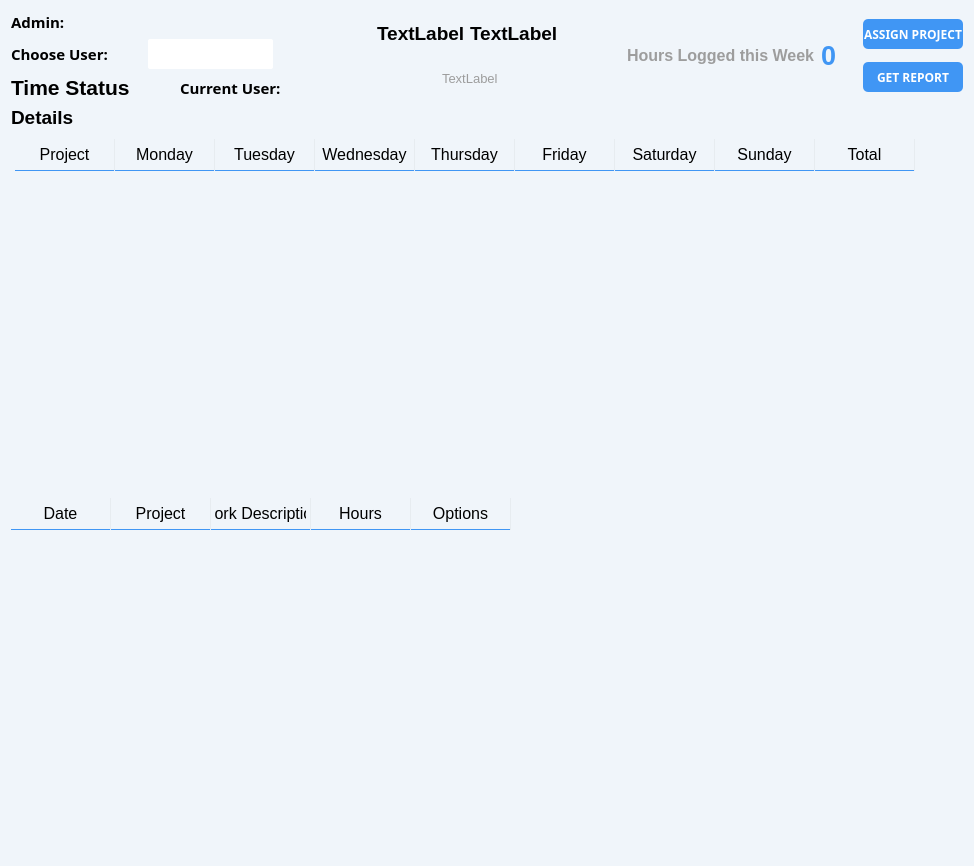
<?xml version="1.0" encoding="UTF-8"?>
<ui version="4.0">
 <class>AdminMode</class>
 <widget class="QWidget" name="AdminMode">
  <property name="enabled">
   <bool>true</bool>
  </property>
  <property name="geometry">
   <rect>
    <x>0</x>
    <y>0</y>
    <width>974</width>
    <height>866</height>
   </rect>
  </property>
  <property name="windowTitle">
   <string>Form</string>
  </property>
  <property name="styleSheet">
   <string notr="true">background-color: rgb(240, 245, 250);</string>
  </property>
  <layout class="QVBoxLayout" name="verticalLayout_4" stretch="0,1,0,0,0">
   <item>
    <layout class="QHBoxLayout" name="horizontalLayout_2">
     <item>
      <layout class="QVBoxLayout" name="verticalLayout_3">
       <item>
        <widget class="QLabel" name="labelUser">
         <property name="font">
          <font>
           <family>Century Gothic</family>
           <pointsize>11</pointsize>
           <weight>75</weight>
           <bold>true</bold>
          </font>
         </property>
         <property name="text">
          <string>Admin:</string>
         </property>
        </widget>
       </item>
       <item>
        <layout class="QHBoxLayout" name="horizontalLayout_6">
         <property name="spacing">
          <number>0</number>
         </property>
         <item>
          <widget class="QLabel" name="label_4">
           <property name="sizePolicy">
            <sizepolicy hsizetype="Preferred" vsizetype="Preferred">
             <horstretch>0</horstretch>
             <verstretch>0</verstretch>
            </sizepolicy>
           </property>
           <property name="font">
            <font>
             <family>Century Gothic</family>
             <pointsize>11</pointsize>
             <weight>75</weight>
             <bold>true</bold>
            </font>
           </property>
           <property name="text">
            <string>Choose User:</string>
           </property>
          </widget>
         </item>
         <item>
          <spacer name="horizontalSpacer_9">
           <property name="orientation">
            <enum>Qt::Horizontal</enum>
           </property>
           <property name="sizeType">
            <enum>QSizePolicy::Fixed</enum>
           </property>
           <property name="sizeHint" stdset="0">
            <size>
             <width>40</width>
             <height>20</height>
            </size>
           </property>
          </spacer>
         </item>
         <item>
          <widget class="QComboBox" name="comboBoxUsers">
           <property name="sizePolicy">
            <sizepolicy hsizetype="Preferred" vsizetype="Preferred">
             <horstretch>0</horstretch>
             <verstretch>0</verstretch>
            </sizepolicy>
           </property>
           <property name="minimumSize">
            <size>
             <width>125</width>
             <height>30</height>
            </size>
           </property>
           <property name="styleSheet">
            <string notr="true">QComboBox {
border-radius: 2px;
border: none;
background-color: rgb(255, 255, 255);
}
QComboBox::drop-down 
{
    border: 0px;
}

QComboBox::down-arrow {
    image: url(:/images/images/dA.png);
    width: 25px;
    height: 25px;
	margin-right: 10px;
}</string>
           </property>
          </widget>
         </item>
         <item>
          <spacer name="horizontalSpacer_10">
           <property name="orientation">
            <enum>Qt::Horizontal</enum>
           </property>
           <property name="sizeHint" stdset="0">
            <size>
             <width>40</width>
             <height>20</height>
            </size>
           </property>
          </spacer>
         </item>
        </layout>
       </item>
       <item>
        <layout class="QHBoxLayout" name="horizontalLayout_7">
         <item>
          <widget class="QLabel" name="label">
           <property name="font">
            <font>
             <family>MS Shell Dlg 2</family>
             <pointsize>16</pointsize>
             <weight>75</weight>
             <bold>true</bold>
            </font>
           </property>
           <property name="text">
            <string>Time Status</string>
           </property>
          </widget>
         </item>
         <item>
          <spacer name="horizontalSpacer_8">
           <property name="orientation">
            <enum>Qt::Horizontal</enum>
           </property>
           <property name="sizeType">
            <enum>QSizePolicy::Fixed</enum>
           </property>
           <property name="sizeHint" stdset="0">
            <size>
             <width>30</width>
             <height>20</height>
            </size>
           </property>
          </spacer>
         </item>
         <item>
          <widget class="QLabel" name="labelChooseUser">
           <property name="font">
            <font>
             <family>Century Gothic</family>
             <pointsize>11</pointsize>
             <weight>75</weight>
             <bold>true</bold>
            </font>
           </property>
           <property name="text">
            <string>Current User:</string>
           </property>
          </widget>
         </item>
        </layout>
       </item>
      </layout>
     </item>
     <item>
      <spacer name="horizontalSpacer">
       <property name="orientation">
        <enum>Qt::Horizontal</enum>
       </property>
       <property name="sizeType">
        <enum>QSizePolicy::Fixed</enum>
       </property>
       <property name="sizeHint" stdset="0">
        <size>
         <width>10</width>
         <height>20</height>
        </size>
       </property>
      </spacer>
     </item>
     <item>
      <widget class="QPushButton" name="buttonPreviousWeek">
       <property name="styleSheet">
        <string notr="true">QPushButton {
        background-color: transparent;
        border:none
}

QPushButton:pressed {
background-color: rgb(231, 236, 240);
        border:none
}
QPushButton:hover {
background-color: rgb(245, 250, 255);
        border:none
}</string>
       </property>
       <property name="text">
        <string/>
       </property>
       <property name="icon">
        <iconset resource="resources.qrc">
         <normaloff>:/images/images/lA.png</normaloff>:/images/images/lA.png</iconset>
       </property>
       <property name="iconSize">
        <size>
         <width>30</width>
         <height>30</height>
        </size>
       </property>
      </widget>
     </item>
     <item>
      <spacer name="horizontalSpacer_3">
       <property name="orientation">
        <enum>Qt::Horizontal</enum>
       </property>
       <property name="sizeType">
        <enum>QSizePolicy::Fixed</enum>
       </property>
       <property name="sizeHint" stdset="0">
        <size>
         <width>10</width>
         <height>20</height>
        </size>
       </property>
      </spacer>
     </item>
     <item>
      <layout class="QVBoxLayout" name="verticalLayout">
       <property name="spacing">
        <number>0</number>
       </property>
       <item>
        <layout class="QHBoxLayout" name="horizontalLayout">
         <item>
          <widget class="QLabel" name="labelFirstDay">
           <property name="font">
            <font>
             <pointsize>14</pointsize>
             <weight>75</weight>
             <bold>true</bold>
            </font>
           </property>
           <property name="text">
            <string>TextLabel</string>
           </property>
          </widget>
         </item>
         <item>
          <widget class="QLabel" name="labelLastDay">
           <property name="font">
            <font>
             <pointsize>14</pointsize>
             <weight>75</weight>
             <bold>true</bold>
            </font>
           </property>
           <property name="text">
            <string>TextLabel</string>
           </property>
          </widget>
         </item>
        </layout>
       </item>
       <item>
        <layout class="QHBoxLayout" name="horizontalLayout_3">
         <item>
          <spacer name="horizontalSpacer_5">
           <property name="orientation">
            <enum>Qt::Horizontal</enum>
           </property>
           <property name="sizeType">
            <enum>QSizePolicy::Expanding</enum>
           </property>
           <property name="sizeHint" stdset="0">
            <size>
             <width>65</width>
             <height>20</height>
            </size>
           </property>
          </spacer>
         </item>
         <item>
          <widget class="QLabel" name="labelYear">
           <property name="font">
            <font>
             <pointsize>10</pointsize>
            </font>
           </property>
           <property name="styleSheet">
            <string notr="true">color: rgb(157, 157, 157);</string>
           </property>
           <property name="text">
            <string>TextLabel</string>
           </property>
          </widget>
         </item>
         <item>
          <spacer name="horizontalSpacer_6">
           <property name="orientation">
            <enum>Qt::Horizontal</enum>
           </property>
           <property name="sizeType">
            <enum>QSizePolicy::Expanding</enum>
           </property>
           <property name="sizeHint" stdset="0">
            <size>
             <width>65</width>
             <height>20</height>
            </size>
           </property>
          </spacer>
         </item>
        </layout>
       </item>
      </layout>
     </item>
     <item>
      <spacer name="horizontalSpacer_4">
       <property name="orientation">
        <enum>Qt::Horizontal</enum>
       </property>
       <property name="sizeType">
        <enum>QSizePolicy::Fixed</enum>
       </property>
       <property name="sizeHint" stdset="0">
        <size>
         <width>10</width>
         <height>20</height>
        </size>
       </property>
      </spacer>
     </item>
     <item>
      <widget class="QPushButton" name="buttonNextWeek">
       <property name="styleSheet">
        <string notr="true">QPushButton {
        background-color: transparent;
        border:none
}

QPushButton:pressed {
background-color: rgb(231, 236, 240);
        border:none
}
QPushButton:hover {
background-color: rgb(245, 250, 255);
        border:none
}</string>
       </property>
       <property name="text">
        <string/>
       </property>
       <property name="icon">
        <iconset resource="resources.qrc">
         <normaloff>:/images/images/rA.png</normaloff>:/images/images/rA.png</iconset>
       </property>
       <property name="iconSize">
        <size>
         <width>30</width>
         <height>30</height>
        </size>
       </property>
      </widget>
     </item>
     <item>
      <spacer name="horizontalSpacer_2">
       <property name="orientation">
        <enum>Qt::Horizontal</enum>
       </property>
       <property name="sizeType">
        <enum>QSizePolicy::Fixed</enum>
       </property>
       <property name="sizeHint" stdset="0">
        <size>
         <width>10</width>
         <height>20</height>
        </size>
       </property>
      </spacer>
     </item>
     <item>
      <widget class="QLabel" name="label_2">
       <property name="sizePolicy">
        <sizepolicy hsizetype="Fixed" vsizetype="Fixed">
         <horstretch>0</horstretch>
         <verstretch>0</verstretch>
        </sizepolicy>
       </property>
       <property name="font">
        <font>
         <pointsize>12</pointsize>
         <weight>75</weight>
         <bold>true</bold>
        </font>
       </property>
       <property name="styleSheet">
        <string notr="true">color: rgb(157, 157, 157);</string>
       </property>
       <property name="text">
        <string>Hours Logged this Week</string>
       </property>
      </widget>
     </item>
     <item>
      <widget class="QLabel" name="labelHours">
       <property name="sizePolicy">
        <sizepolicy hsizetype="Fixed" vsizetype="Fixed">
         <horstretch>0</horstretch>
         <verstretch>0</verstretch>
        </sizepolicy>
       </property>
       <property name="font">
        <font>
         <pointsize>20</pointsize>
         <weight>75</weight>
         <bold>true</bold>
        </font>
       </property>
       <property name="styleSheet">
        <string notr="true">color: rgb(64, 150, 244);</string>
       </property>
       <property name="text">
        <string>0</string>
       </property>
      </widget>
     </item>
     <item>
      <spacer name="horizontalSpacer_7">
       <property name="orientation">
        <enum>Qt::Horizontal</enum>
       </property>
       <property name="sizeType">
        <enum>QSizePolicy::Expanding</enum>
       </property>
       <property name="sizeHint" stdset="0">
        <size>
         <width>20</width>
         <height>20</height>
        </size>
       </property>
      </spacer>
     </item>
     <item>
      <layout class="QVBoxLayout" name="verticalLayout_2">
       <property name="spacing">
        <number>5</number>
       </property>
       <property name="sizeConstraint">
        <enum>QLayout::SetFixedSize</enum>
       </property>
       <item>
        <widget class="QPushButton" name="pushButtonAssignProject">
         <property name="minimumSize">
          <size>
           <width>100</width>
           <height>30</height>
          </size>
         </property>
         <property name="font">
          <font>
           <family>Century Gothic</family>
           <pointsize>9</pointsize>
           <weight>75</weight>
           <bold>true</bold>
          </font>
         </property>
         <property name="styleSheet">
          <string notr="true">QPushButton {
        background-color: rgb(64, 150, 244);
        border-radius: 5px;
        color: rgb(255, 255, 255);
        border:none
}

QPushButton:pressed {
background-color: rgb(57, 134, 217);

}
QPushButton:hover {
background-color: rgb(67, 158, 255);
}
</string>
         </property>
         <property name="text">
          <string>ASSIGN PROJECT</string>
         </property>
        </widget>
       </item>
       <item>
        <widget class="QPushButton" name="buttonGetReport">
         <property name="minimumSize">
          <size>
           <width>100</width>
           <height>30</height>
          </size>
         </property>
         <property name="font">
          <font>
           <family>Century Gothic</family>
           <pointsize>9</pointsize>
           <weight>75</weight>
           <bold>true</bold>
          </font>
         </property>
         <property name="styleSheet">
          <string notr="true">QPushButton {
        background-color: rgb(64, 150, 244);
        border-radius: 5px;
        color: rgb(255, 255, 255);
        border:none
}

QPushButton:pressed {
background-color: rgb(57, 134, 217);

}
QPushButton:hover {
background-color: rgb(67, 158, 255);
}
</string>
         </property>
         <property name="text">
          <string>GET REPORT</string>
         </property>
        </widget>
       </item>
      </layout>
     </item>
    </layout>
   </item>
   <item>
    <layout class="QHBoxLayout" name="horizontalLayout_4" stretch="1,1">
     <item>
      <layout class="QGridLayout" name="gridLayout_2"/>
     </item>
     <item>
      <layout class="QGridLayout" name="gridLayout"/>
     </item>
    </layout>
   </item>
   <item>
    <widget class="QLabel" name="label_3">
     <property name="font">
      <font>
       <pointsize>14</pointsize>
       <weight>75</weight>
       <bold>true</bold>
      </font>
     </property>
     <property name="text">
      <string>Details</string>
     </property>
    </widget>
   </item>
   <item>
    <widget class="QTableWidget" name="tableWidgetProjectDetails">
     <property name="styleSheet">
      <string notr="true">QHeaderView::section {
    background-color: transparent;
    /*color: black;
    padding-left: 4px;*/
        padding: 4px;
    font-size: 12pt;
    border-style: none;
    border-bottom: 1px solid rgb(64, 150, 244);
    border-right: 1px solid rgb(231, 236, 240);

}

QTableView {
    background-color: transparent;
        border: none;
}

QTableWidget {
    gridline-color: rgb(231, 236, 240);
        padding: 4px;

    font-size: 10pt;
}</string>
     </property>
     <column>
      <property name="text">
       <string>Project</string>
      </property>
     </column>
     <column>
      <property name="text">
       <string>Monday</string>
      </property>
     </column>
     <column>
      <property name="text">
       <string>Tuesday</string>
      </property>
     </column>
     <column>
      <property name="text">
       <string>Wednesday</string>
      </property>
     </column>
     <column>
      <property name="text">
       <string>Thursday</string>
      </property>
     </column>
     <column>
      <property name="text">
       <string>Friday</string>
      </property>
     </column>
     <column>
      <property name="text">
       <string>Saturday</string>
      </property>
     </column>
     <column>
      <property name="text">
       <string>Sunday</string>
      </property>
     </column>
     <column>
      <property name="text">
       <string>Total</string>
      </property>
     </column>
    </widget>
   </item>
   <item>
    <widget class="QTableWidget" name="tableWidgetReportDetails">
     <property name="styleSheet">
      <string notr="true">QHeaderView::section {
    background-color: transparent;
    /*color: black;
    padding-left: 4px;*/
        padding: 4px;
    font-size: 12pt;
    border-style: none;
    border-bottom: 1px solid rgb(64, 150, 244);
    border-right: 1px solid rgb(231, 236, 240);

}

QTableView {
    background-color: transparent;
        border: none;
}

QTableWidget {
    gridline-color: rgb(231, 236, 240);
    font-size: 10pt;
}</string>
     </property>
     <column>
      <property name="text">
       <string>Date</string>
      </property>
      <property name="font">
       <font>
        <pointsize>9</pointsize>
        <weight>75</weight>
        <bold>true</bold>
       </font>
      </property>
     </column>
     <column>
      <property name="text">
       <string>Project</string>
      </property>
      <property name="font">
       <font>
        <pointsize>9</pointsize>
        <weight>75</weight>
        <bold>true</bold>
       </font>
      </property>
     </column>
     <column>
      <property name="text">
       <string>Work Description</string>
      </property>
      <property name="font">
       <font>
        <pointsize>9</pointsize>
        <weight>75</weight>
        <bold>true</bold>
       </font>
      </property>
     </column>
     <column>
      <property name="text">
       <string>Hours</string>
      </property>
      <property name="font">
       <font>
        <pointsize>9</pointsize>
        <weight>75</weight>
        <bold>true</bold>
       </font>
      </property>
     </column>
     <column>
      <property name="text">
       <string>Options</string>
      </property>
      <property name="font">
       <font>
        <pointsize>9</pointsize>
        <weight>75</weight>
        <bold>true</bold>
       </font>
      </property>
     </column>
    </widget>
   </item>
  </layout>
 </widget>
 <resources>
  <include location="resources.qrc"/>
 </resources>
 <connections/>
</ui>
